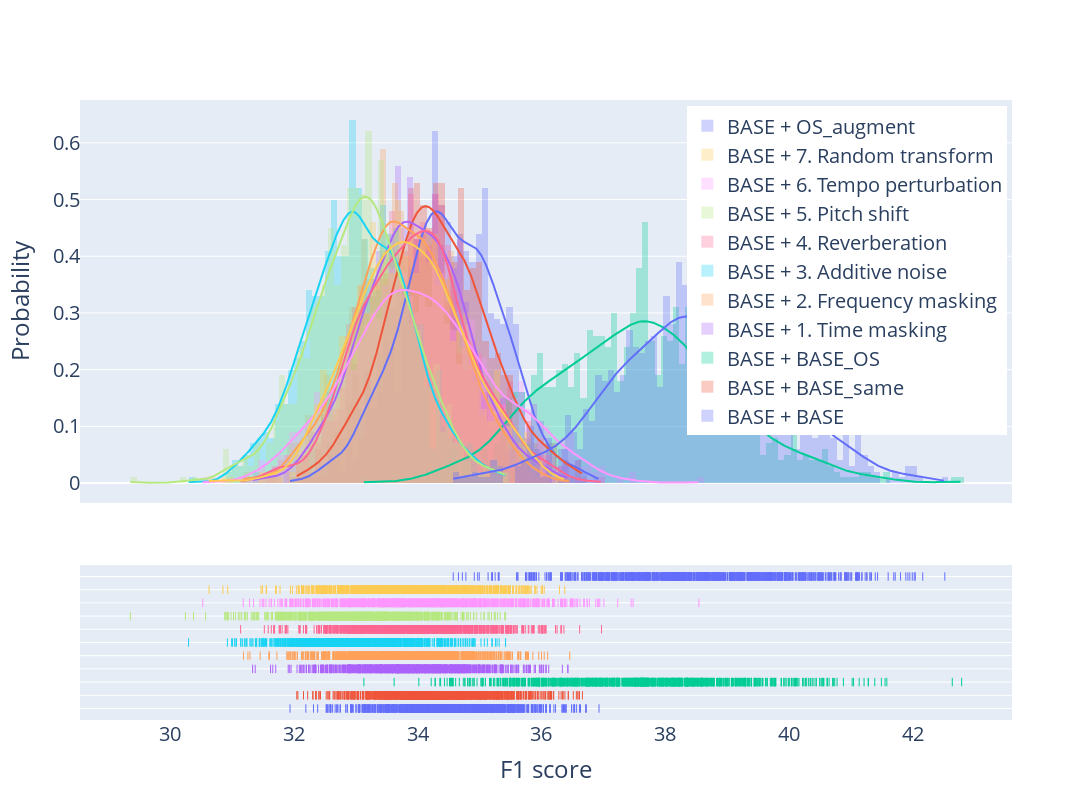

This figure's notebook cell:
### Code cell
dist_plot(asa_result["f1"], asa_result["df"], asa_exp_names, big=True)

### Figure 1 — Plotly figure (JSON) as saved in the notebook; plotly's stock layout.template omitted (floating-point values rounded to 4 significant figures; data arrays with more than 128 entries replaced by an {"elided": "..."} marker saying what was removed)
{"data": [{"autobinx": false, "histnorm": "probability density", "legendgroup": "BASE + BASE", "marker": {"color": "#636EFA"}, "name": "BASE + BASE", "opacity": 0.3, "type": "histogram", "x": {"elided": "1000 float values"}, "xaxis": "x", "xbins": {"end": 36.93, "size": 0.1, "start": 31.93}, "yaxis": "y"}, {"autobinx": false, "histnorm": "probability density", "legendgroup": "BASE + BASE_same", "marker": {"color": "#EF553B"}, "name": "BASE + BASE_same", "opacity": 0.3, "type": "histogram", "x": {"elided": "1000 float values"}, "xaxis": "x", "xbins": {"end": 36.66, "size": 0.1, "start": 32.04}, "yaxis": "y"}, {"autobinx": false, "histnorm": "probability density", "legendgroup": "BASE + BASE_OS", "marker": {"color": "#00CC96"}, "name": "BASE + BASE_OS", "opacity": 0.3, "type": "histogram", "x": {"elided": "1000 float values"}, "xaxis": "x", "xbins": {"end": 42.79, "size": 0.1, "start": 33.13}, "yaxis": "y"}, {"autobinx": false, "histnorm": "probability density", "legendgroup": "BASE + 1. Time masking", "marker": {"color": "#AB63FA"}, "name": "BASE + 1. Time masking", "opacity": 0.3, "type": "histogram", "x": {"elided": "1000 float values"}, "xaxis": "x", "xbins": {"end": 36.43, "size": 0.1, "start": 31.33}, "yaxis": "y"}, {"autobinx": false, "histnorm": "probability density", "legendgroup": "BASE + 2. Frequency masking", "marker": {"color": "#FFA15A"}, "name": "BASE + 2. Frequency masking", "opacity": 0.3, "type": "histogram", "x": {"elided": "1000 float values"}, "xaxis": "x", "xbins": {"end": 36.46, "size": 0.1, "start": 31.18}, "yaxis": "y"}, {"autobinx": false, "histnorm": "probability density", "legendgroup": "BASE + 3. Additive noise", "marker": {"color": "#19D3F3"}, "name": "BASE + 3. Additive noise", "opacity": 0.3, "type": "histogram", "x": {"elided": "1000 float values"}, "xaxis": "x", "xbins": {"end": 35.42, "size": 0.1, "start": 30.29}, "yaxis": "y"}, {"autobinx": false, "histnorm": "probability density", "legendgroup": "BASE + 4. Reverberation", "marker": {"color": "#FF6692"}, "name": "BASE + 4. Reverberation", "opacity": 0.3, "type": "histogram", "x": {"elided": "1000 float values"}, "xaxis": "x", "xbins": {"end": 36.97, "size": 0.1, "start": 31.14}, "yaxis": "y"}, {"autobinx": false, "histnorm": "probability density", "legendgroup": "BASE + 5. Pitch shift", "marker": {"color": "#B6E880"}, "name": "BASE + 5. Pitch shift", "opacity": 0.3, "type": "histogram", "x": {"elided": "1000 float values"}, "xaxis": "x", "xbins": {"end": 35.42, "size": 0.1, "start": 29.35}, "yaxis": "y"}, {"autobinx": false, "histnorm": "probability density", "legendgroup": "BASE + 6. Tempo perturbation", "marker": {"color": "#FF97FF"}, "name": "BASE + 6. Tempo perturbation", "opacity": 0.3, "type": "histogram", "x": {"elided": "1000 float values"}, "xaxis": "x", "xbins": {"end": 38.55, "size": 0.1, "start": 30.52}, "yaxis": "y"}, {"autobinx": false, "histnorm": "probability density", "legendgroup": "BASE + 7. Random transform", "marker": {"color": "#FECB52"}, "name": "BASE + 7. Random transform", "opacity": 0.3, "type": "histogram", "x": {"elided": "1000 float values"}, "xaxis": "x", "xbins": {"end": 36.38, "size": 0.1, "start": 30.62}, "yaxis": "y"}, {"autobinx": false, "histnorm": "probability density", "legendgroup": "BASE + OS_augment", "marker": {"color": "#636EFA"}, "name": "BASE + OS_augment", "opacity": 0.3, "type": "histogram", "x": {"elided": "1000 float values"}, "xaxis": "x", "xbins": {"end": 42.52, "size": 0.1, "start": 34.57}, "yaxis": "y"}, {"legendgroup": "BASE + BASE", "marker": {"color": "#636EFA"}, "mode": "lines", "name": "BASE + BASE", "showlegend": false, "type": "scatter", "x": {"elided": "500 float values"}, "xaxis": "x", "y": {"elided": "500 float values"}, "yaxis": "y"}, {"legendgroup": "BASE + BASE_same", "marker": {"color": "#EF553B"}, "mode": "lines", "name": "BASE + BASE_same", "showlegend": false, "type": "scatter", "x": {"elided": "500 float values"}, "xaxis": "x", "y": {"elided": "500 float values"}, "yaxis": "y"}, {"legendgroup": "BASE + BASE_OS", "marker": {"color": "#00CC96"}, "mode": "lines", "name": "BASE + BASE_OS", "showlegend": false, "type": "scatter", "x": {"elided": "500 float values"}, "xaxis": "x", "y": {"elided": "500 float values"}, "yaxis": "y"}, {"legendgroup": "BASE + 1. Time masking", "marker": {"color": "#AB63FA"}, "mode": "lines", "name": "BASE + 1. Time masking", "showlegend": false, "type": "scatter", "x": {"elided": "500 float values"}, "xaxis": "x", "y": {"elided": "500 float values"}, "yaxis": "y"}, {"legendgroup": "BASE + 2. Frequency masking", "marker": {"color": "#FFA15A"}, "mode": "lines", "name": "BASE + 2. Frequency masking", "showlegend": false, "type": "scatter", "x": {"elided": "500 float values"}, "xaxis": "x", "y": {"elided": "500 float values"}, "yaxis": "y"}, {"legendgroup": "BASE + 3. Additive noise", "marker": {"color": "#19D3F3"}, "mode": "lines", "name": "BASE + 3. Additive noise", "showlegend": false, "type": "scatter", "x": {"elided": "500 float values"}, "xaxis": "x", "y": {"elided": "500 float values"}, "yaxis": "y"}, {"legendgroup": "BASE + 4. Reverberation", "marker": {"color": "#FF6692"}, "mode": "lines", "name": "BASE + 4. Reverberation", "showlegend": false, "type": "scatter", "x": {"elided": "500 float values"}, "xaxis": "x", "y": {"elided": "500 float values"}, "yaxis": "y"}, {"legendgroup": "BASE + 5. Pitch shift", "marker": {"color": "#B6E880"}, "mode": "lines", "name": "BASE + 5. Pitch shift", "showlegend": false, "type": "scatter", "x": {"elided": "500 float values"}, "xaxis": "x", "y": {"elided": "500 float values"}, "yaxis": "y"}, {"legendgroup": "BASE + 6. Tempo perturbation", "marker": {"color": "#FF97FF"}, "mode": "lines", "name": "BASE + 6. Tempo perturbation", "showlegend": false, "type": "scatter", "x": {"elided": "500 float values"}, "xaxis": "x", "y": {"elided": "500 float values"}, "yaxis": "y"}, {"legendgroup": "BASE + 7. Random transform", "marker": {"color": "#FECB52"}, "mode": "lines", "name": "BASE + 7. Random transform", "showlegend": false, "type": "scatter", "x": {"elided": "500 float values"}, "xaxis": "x", "y": {"elided": "500 float values"}, "yaxis": "y"}, {"legendgroup": "BASE + OS_augment", "marker": {"color": "#636EFA"}, "mode": "lines", "name": "BASE + OS_augment", "showlegend": false, "type": "scatter", "x": {"elided": "500 float values"}, "xaxis": "x", "y": {"elided": "500 float values"}, "yaxis": "y"}, {"legendgroup": "BASE + BASE", "marker": {"color": "#636EFA", "symbol": "line-ns-open"}, "mode": "markers", "name": "BASE + BASE", "showlegend": false, "type": "scatter", "x": {"elided": "1000 float values"}, "xaxis": "x", "y": {"elided": "1000 str values"}, "yaxis": "y2"}, {"legendgroup": "BASE + BASE_same", "marker": {"color": "#EF553B", "symbol": "line-ns-open"}, "mode": "markers", "name": "BASE + BASE_same", "showlegend": false, "type": "scatter", "x": {"elided": "1000 float values"}, "xaxis": "x", "y": {"elided": "1000 str values"}, "yaxis": "y2"}, {"legendgroup": "BASE + BASE_OS", "marker": {"color": "#00CC96", "symbol": "line-ns-open"}, "mode": "markers", "name": "BASE + BASE_OS", "showlegend": false, "type": "scatter", "x": {"elided": "1000 float values"}, "xaxis": "x", "y": {"elided": "1000 str values"}, "yaxis": "y2"}, {"legendgroup": "BASE + 1. Time masking", "marker": {"color": "#AB63FA", "symbol": "line-ns-open"}, "mode": "markers", "name": "BASE + 1. Time masking", "showlegend": false, "type": "scatter", "x": {"elided": "1000 float values"}, "xaxis": "x", "y": {"elided": "1000 str values"}, "yaxis": "y2"}, {"legendgroup": "BASE + 2. Frequency masking", "marker": {"color": "#FFA15A", "symbol": "line-ns-open"}, "mode": "markers", "name": "BASE + 2. Frequency masking", "showlegend": false, "type": "scatter", "x": {"elided": "1000 float values"}, "xaxis": "x", "y": {"elided": "1000 str values"}, "yaxis": "y2"}, {"legendgroup": "BASE + 3. Additive noise", "marker": {"color": "#19D3F3", "symbol": "line-ns-open"}, "mode": "markers", "name": "BASE + 3. Additive noise", "showlegend": false, "type": "scatter", "x": {"elided": "1000 float values"}, "xaxis": "x", "y": {"elided": "1000 str values"}, "yaxis": "y2"}, {"legendgroup": "BASE + 4. Reverberation", "marker": {"color": "#FF6692", "symbol": "line-ns-open"}, "mode": "markers", "name": "BASE + 4. Reverberation", "showlegend": false, "type": "scatter", "x": {"elided": "1000 float values"}, "xaxis": "x", "y": {"elided": "1000 str values"}, "yaxis": "y2"}, {"legendgroup": "BASE + 5. Pitch shift", "marker": {"color": "#B6E880", "symbol": "line-ns-open"}, "mode": "markers", "name": "BASE + 5. Pitch shift", "showlegend": false, "type": "scatter", "x": {"elided": "1000 float values"}, "xaxis": "x", "y": {"elided": "1000 str values"}, "yaxis": "y2"}, {"legendgroup": "BASE + 6. Tempo perturbation", "marker": {"color": "#FF97FF", "symbol": "line-ns-open"}, "mode": "markers", "name": "BASE + 6. Tempo perturbation", "showlegend": false, "type": "scatter", "x": {"elided": "1000 float values"}, "xaxis": "x", "y": {"elided": "1000 str values"}, "yaxis": "y2"}, {"legendgroup": "BASE + 7. Random transform", "marker": {"color": "#FECB52", "symbol": "line-ns-open"}, "mode": "markers", "name": "BASE + 7. Random transform", "showlegend": false, "type": "scatter", "x": {"elided": "1000 float values"}, "xaxis": "x", "y": {"elided": "1000 str values"}, "yaxis": "y2"}, {"legendgroup": "BASE + OS_augment", "marker": {"color": "#636EFA", "symbol": "line-ns-open"}, "mode": "markers", "name": "BASE + OS_augment", "showlegend": false, "type": "scatter", "x": {"elided": "1000 float values"}, "xaxis": "x", "y": {"elided": "1000 str values"}, "yaxis": "y2"}], "layout": {"barmode": "overlay", "font": {"size": 20}, "height": 800, "hovermode": "closest", "legend": {"traceorder": "reversed", "x": 0.995, "xanchor": "right", "y": 0.99}, "width": 1200, "xaxis": {"anchor": "y2", "domain": [0, 1], "title": {"text": "F1 score"}, "zeroline": false}, "yaxis": {"anchor": "free", "domain": [0.35, 1], "position": 0, "title": {"text": "Probability"}}, "yaxis2": {"anchor": "x", "domain": [0, 0.25], "dtick": 1, "showticklabels": false}}}
